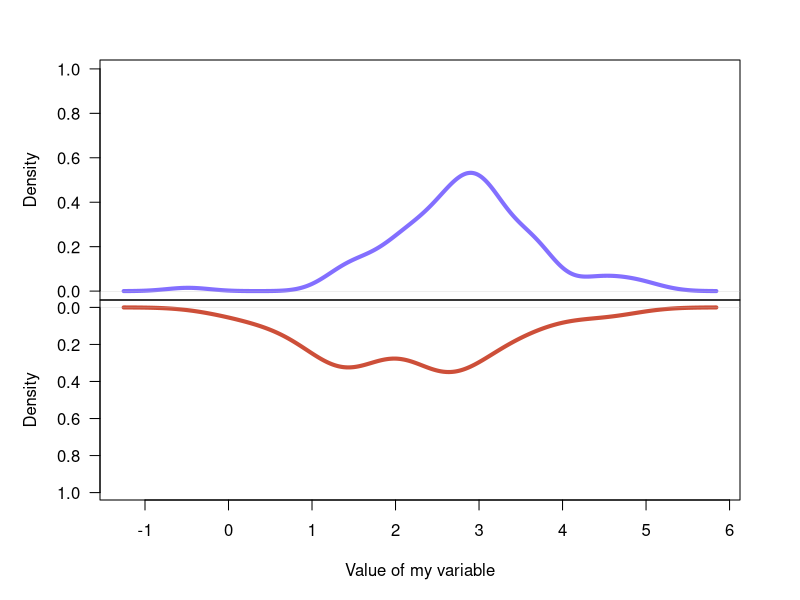

This figure's R source:
# Mirror Plot
# http://www.r-graph-gallery.com/90-mirror-plot/
#Create Data
x1 = rnorm(100)
x2 = rnorm(100, mean=2)
plot.new()
par(mfrow=c(2,1))

#Make the plot
par(mar=c(0,5,3,3))
plot(density(x1) , main="" , xlab="", ylim=c(0,1) , xaxt="n", las=1 , col="slateblue1" , lwd=4 )
par(mar=c(5,5,0,3))
plot(density(x2) , main="" , xlab="Value of my variable", ylim=c(1,0) , las=1 , col="tomato3" , lwd=4)
